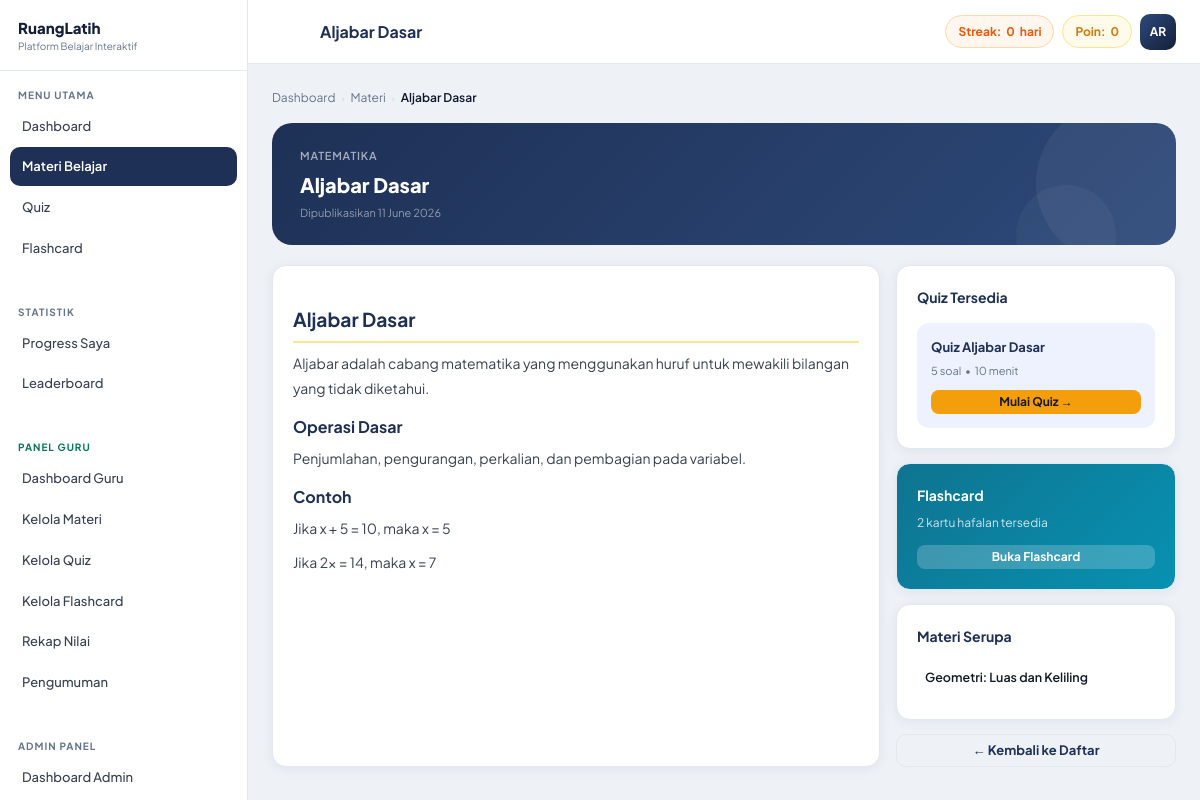
Screenshot of /pages/materi-detail.php?id=1 (signed in) with the database file from the repository.
### tables this page shows
CREATE TABLE materials (
    id          INT AUTO_INCREMENT PRIMARY KEY,
    category_id INT NOT NULL,
    title       VARCHAR(200) NOT NULL,
    content     LONGTEXT NOT NULL,
    kelas       VARCHAR(30)  DEFAULT 'Semua' COMMENT 'Semua | X | XI | XII | X IPA 1 | dst',
    thumbnail   VARCHAR(255) DEFAULT NULL,
    created_at  TIMESTAMP DEFAULT CURRENT_TIMESTAMP,
    FOREIGN KEY (category_id) REFERENCES categories(id) ON DELETE CASCADE
);

CREATE TABLE users (
    id          INT AUTO_INCREMENT PRIMARY KEY,
    name        VARCHAR(100) NOT NULL,
    email       VARCHAR(150) UNIQUE NOT NULL,
    password    VARCHAR(255) NOT NULL,
    role        ENUM('user','admin','guru') DEFAULT 'user',
    nisn        VARCHAR(10)  DEFAULT NULL COMMENT '10 digit Nomor Induk Siswa Nasional',
    no_absen    TINYINT UNSIGNED DEFAULT NULL COMMENT 'Nomor absen di kelas',
    kelas       VARCHAR(30)  DEFAULT NULL  COMMENT 'Contoh: X IPA 1, XI RPL 2',
    avatar      VARCHAR(255) DEFAULT NULL,
    total_points INT DEFAULT 0,
    streak      INT DEFAULT 0,
    last_active DATE DEFAULT NULL,
    created_at  TIMESTAMP DEFAULT CURRENT_TIMESTAMP
);

CREATE TABLE categories (
    id         INT AUTO_INCREMENT PRIMARY KEY,
    name       VARCHAR(100) NOT NULL,
    icon       VARCHAR(50)  DEFAULT 'books' COMMENT 'Nama ikon Tabler Icons, misal: calculator, microscope',
    color      VARCHAR(50)  DEFAULT 'blue',
    created_at TIMESTAMP DEFAULT CURRENT_TIMESTAMP
);

CREATE TABLE quizzes (
    id               INT AUTO_INCREMENT PRIMARY KEY,
    material_id      INT NOT NULL,
    title            VARCHAR(200) NOT NULL,
    description      TEXT,
    duration_minutes INT DEFAULT 10,
    created_at       TIMESTAMP DEFAULT CURRENT_TIMESTAMP,
    FOREIGN KEY (material_id) REFERENCES materials(id) ON DELETE CASCADE
);

### includes/functions.php (called while the page is built, shortened)
<?php
function getCurrentUser() {
    $db = getDB(); $id = (int)$_SESSION['user_id'];
    $r  = $db->query("SELECT * FROM users WHERE id=$id LIMIT 1");
    return $r ? $r->fetch_assoc() : null;
}
function getInitials($name) {
    $w=explode(' ',trim($name)); $i='';
    foreach(array_slice($w,0,2) as $word) $i.=strtoupper(substr($word,0,1));
    return $i;
}

### pages/materi-detail.php (the view, shortened to what this page needs)
<?php
require_once __DIR__ . '/../includes/functions.php';
requireLogin(); $user = getCurrentUser(); $db = getDB();
$id = (int)($_GET['id'] ?? 0);
$mat = $db->query("SELECT m.*,c.name as cn,c.icon as ci FROM materials m JOIN categories c ON m.category_id=c.id WHERE m.id=$id LIMIT 1")->fetch_assoc();
$pageTitle = $mat['title'];
$quizzes   = $db->query("SELECT q.*,(SELECT COUNT(*) FROM questions WHERE quiz_id=q.id) as qc FROM quizzes q WHERE q.material_id=$id");
$fcCount   = $db->query("SELECT COUNT(*) as c FROM flashcards WHERE material_id=$id")->fetch_assoc()['c'];
$related   = $db->query("SELECT m.id,m.title,c.icon FROM materials m JOIN categories c ON m.category_id=c.id WHERE m.category_id={$mat['category_id']} AND m.id!=$id LIMIT 4");
include __DIR__ . '/../includes/header.php';
?>
<div class="breadcrumb">
    <a href="<?=APP_URL?>/dashboard.php">Dashboard</a>
    <span class="breadcrumb-sep">›</span>
    <a href="materi.php">Materi</a>
    <span class="breadcrumb-sep">›</span>
    <span class="breadcrumb-current"><?=htmlspecialchars($mat['title'])?></span>
</div>
<div class="page-banner" style="margin-bottom:20px">
    <div style="display:flex;align-items:center;gap:14px">
        <div>
            <div style="font-size:11px;color:rgba(255,255,255,.6);font-weight:600;text-transform:uppercase;letter-spacing:.07em;margin-bottom:4px"><?=htmlspecialchars($mat['cn'])?></div>
            <div style="font-size:20px;font-weight:800;color:#fff"><?=htmlspecialchars($mat['title'])?></div>
            <div style="font-size:11px;color:rgba(255,255,255,.5);margin-top:3px">Dipublikasikan <?=date('d F Y',strtotime($mat['created_at']))?></div>
        </div>
    </div>
</div>
<div style="display:grid;grid-template-columns:1fr 280px;gap:16px">
    <div class="card card-pad">
        <div class="prose"><?=$mat['content']?></div>
    </div>
    <div style="display:flex;flex-direction:column;gap:14px">
        <div class="card card-pad">
            <div style="font-weight:700;font-size:14px;color:var(--navy);margin-bottom:14px">Quiz Tersedia</div>
            <?php if($quizzes->num_rows===0): ?>
            <div style="text-align:center;color:var(--muted);font-size:13px;padding:12px 0">Belum ada quiz</div>
            <?php else: ?>
            <div style="display:flex;flex-direction:column;gap:10px">
            <?php while($q=$quizzes->fetch_assoc()): ?>
                <div style="background:var(--navy-pale);border-radius:12px;padding:14px">
                    <div style="font-weight:700;font-size:13px;color:var(--navy);margin-bottom:4px"><?=htmlspecialchars($q['title'])?></div>
                    <div style="font-size:11px;color:var(--muted);margin-bottom:10px"><?=$q['qc']?> soal &nbsp;•&nbsp; <?=$q['duration_minutes']?> menit</div>
                    <a href="quiz-play.php?id=<?=$q['id']?>" class="btn btn-gold btn-sm btn-full">Mulai Quiz →</a>
                </div>
            <?php endwhile; ?>
            </div>
            <?php endif; ?>
        </div>
        <?php if($fcCount>0): ?>
        <div class="card card-pad" style="background:linear-gradient(135deg,#0e7490,#0891b2);color:#fff">
            <div style="font-weight:700;font-size:14px;margin-bottom:6px">Flashcard</div>
            <div style="font-size:12px;opacity:.8;margin-bottom:12px"><?=$fcCount?> kartu hafalan tersedia</div>
            <a href="flashcard.php?material_id=<?=$id?>" class="btn btn-sm btn-full" style="background:rgba(255,255,255,.2);color:#fff;font-weight:700">Buka Flashcard</a>
        </div>
        <?php endif; ?>
        <?php if($related->num_rows>0): ?>
        <div class="card card-pad">
            <div style="font-weight:700;font-size:14px;color:var(--navy);margin-bottom:12px">Materi Serupa</div>
            <?php while($rel=$related->fetch_assoc()): ?>
            <a href="materi-detail.php?id=<?=$rel['id']?>" style="display:flex;align-items:center;gap:10px;padding:8px;border-radius:9px;margin-bottom:4px;text-decoration:none;transition:background .15s" onmouseover="this.style.background='#f8fafc'" onmouseout="this.style.background='transparent'">
                <span style="font-size:12.5px;font-weight:600;color:var(--text)"><?=htmlspecialchars($rel['title'])?></span>
            </a>
            <?php endwhile; ?>
        </div>
        <?php endif; ?>
        <a href="materi.php" class="btn btn-outline btn-full">← Kembali ke Daftar</a>
    </div>
</div>
<?php include __DIR__ . '/../includes/footer.php'; ?>

### includes/header.php (shortened to what this page needs)
<!DOCTYPE html>
<html lang="id">
<head>
<link href="https://cdn.jsdelivr.net/npm/@tabler/icons-webfont@2.40.0/tabler-icons.min.css" rel="stylesheet">
<link rel="stylesheet" href="<?= APP_URL ?>/assets/css/custom.css">
</head>
<body>
<div class="app-wrap">
<?php include __DIR__ . '/sidebar.php'; ?>
<div class="main-area">
<header class="topbar">
    <div class="topbar-left">
        <button class="topbar-menu-btn" onclick="toggleSidebar()">
        </button>
        <div class="topbar-title"><?= isset($pageTitle) ? htmlspecialchars($pageTitle) : APP_NAME ?></div>
    </div>
    <div class="topbar-right">
        <?php if ($user): ?>
        <div class="topbar-badge topbar-streak">
            Streak: <strong><?= (int)$user['streak'] ?></strong> hari
        </div>
        <div class="topbar-badge topbar-pts">
            Poin: <strong><?= number_format((int)$user['total_points']) ?></strong>
        </div>
        <div class="topbar-avatar" title="<?= htmlspecialchars($user['name']) ?>">
            <?= getInitials($user['name']) ?>
        </div>
        <?php endif; ?>
    </div>
</header>
<main class="page-content">

### assets/css/custom.css (style rules this page uses)
:root { --navy: #1e3055; --navy-dk: #131f3a; --navy-lt: #2d4a7a; --navy-pale: #eef2ff; --gold: #f59e0b; --gold-dk: #d97706; --gold-lt: #fde68a; --gold-pale: #fffbeb; --bg: #eef2f7; --white: #ffffff; --text: #0f172a; --muted: #64748b; --border: #e2e8f0; --r: 14px; --r-lg: 20px; --r-xl: 28px; --shadow: 0 2px 12px rgba(30,48,85,.07); --shadow-lg: 0 8px 32px rgba(30,48,85,.14); --sidebar-w: 248px; --topbar-h: 64px; }
*,:before,:after { box-sizing:border-box;margin:0;padding:0 }
body { font-family:'Plus Jakarta Sans',system-ui,sans-serif;background:var(--bg);color:var(--text);font-size:14px;line-height:1.6;-webkit-font-smoothing:antialiased }
a { text-decoration:none;color:inherit }
input,select,textarea,button { font-family:inherit }
.app-wrap { display:flex;min-height:100vh }
.main-area { flex:1;display:flex;flex-direction:column;margin-left:var(--sidebar-w);min-width:0;transition:margin .3s }
.topbar { background:var(--white); border-bottom:1px solid var(--border); height:var(--topbar-h);padding:0 24px; display:flex;align-items:center;justify-content:space-between; position:sticky;top:0;z-index:80; flex-shrink:0; }
.topbar-left { display:flex;align-items:center;gap:12px }
.topbar-menu-btn { background:none;border:none;cursor:pointer; width:36px;height:36px;border-radius:9px; display:flex;align-items:center;justify-content:center; font-size:20px;color:var(--muted); transition:background .15s; }
.topbar-title { font-weight:700;font-size:16px;color:var(--navy) }
.topbar-right { display:flex;align-items:center;gap:8px }
.topbar-badge { display:flex;align-items:center;gap:5px; padding:6px 12px;border-radius:99px;font-size:12px;font-weight:700; }
.topbar-streak { background:#fff7ed;color:#ea580c;border:1px solid #fed7aa }
.topbar-pts { background:var(--gold-pale);color:var(--gold-dk);border:1px solid var(--gold-lt) }
.topbar-avatar { width:36px;height:36px;border-radius:10px; background:linear-gradient(135deg,var(--navy-lt),var(--navy-dk)); color:var(--white);font-weight:700;font-size:12px; display:flex;align-items:center;justify-content:center;cursor:pointer; }
.page-content { flex:1;padding:24px;animation:pgFade .25s ease }
.page-banner { background:linear-gradient(135deg,var(--navy) 0%,var(--navy-lt) 100%); border-radius:var(--r-lg);padding:24px 28px; color:var(--white);margin-bottom:20px; position:relative;overflow:hidden; }
.page-banner::before { content:'';position:absolute;right:-20px;top:-20px; width:160px;height:160px;border-radius:50%; background:rgba(255,255,255,.05); }
.page-banner::after { content:'';position:absolute;right:60px;bottom:-40px; width:100px;height:100px;border-radius:50%; background:rgba(255,255,255,.04); }
.btn { display:inline-flex;align-items:center;gap:7px;padding:9px 18px;border-radius:10px;font-size:13px;font-weight:700;border:none;cursor:pointer;transition:all .15s;line-height:1 }
.btn-gold { background:var(--gold);color:#1a1a1a }
.btn-outline { background:transparent;color:var(--navy);border:1.5px solid var(--border) }
.btn-sm { padding:6px 13px;font-size:12px;border-radius:8px }
.btn-full { width:100%;justify-content:center }
.card { background:var(--white);border-radius:var(--r);border:1px solid var(--border);box-shadow:var(--shadow);overflow:hidden }
.card-pad { padding:20px }
.breadcrumb { display:flex;align-items:center;gap:6px;font-size:12px;color:var(--muted);margin-bottom:16px;flex-wrap:wrap }
.breadcrumb a { color:var(--muted);transition:color .15s }
.breadcrumb-sep { color:#cbd5e1;font-size:10px }
.breadcrumb-current { color:var(--text);font-weight:600 }

### pages/materi-detail.php (style rules this page uses)
.prose h2 { font-size:1.2rem;font-weight:700;color:var(--navy);margin:18px 0 8px;padding-bottom:6px;border-bottom:2px solid var(--gold-lt) }
.prose h3 { font-size:1rem;font-weight:700;color:var(--navy);margin:14px 0 6px }
.prose p { margin-bottom:10px;color:#374151;line-height:1.75;font-size:14px }

### rows the page displays
materials: title "Aljabar Dasar", category.name "MATEMATIKA", created_at "11 June 2026", content "Aljabar Dasar Aljabar adalah cabang matematika yang menggunakan huruf untuk mewakili bilangan yang tidak diketahui. Operasi Dasar Penjumlahan, pengurangan, perkalian, dan pembagian pada variabel. Contoh Jika x + 5 = 10, maka x = 5 Jika 2x = 14, maka x = 7"
users: streak "0", total_points "0", name "AR"
quizzes: title "Quiz Aljabar Dasar", qc "5", duration_minutes "10"
materials: title "Geometri: Luas dan Keliling"

### other values shown
$label "Dashboard Materi Belajar Quiz Flashcard Progress Saya Leaderboard Dashboard Guru Kelola Materi Kelola Quiz Kelola Flashcard Rekap Nilai Pengumuman Dashboard Admin"
$fcCount "2"
